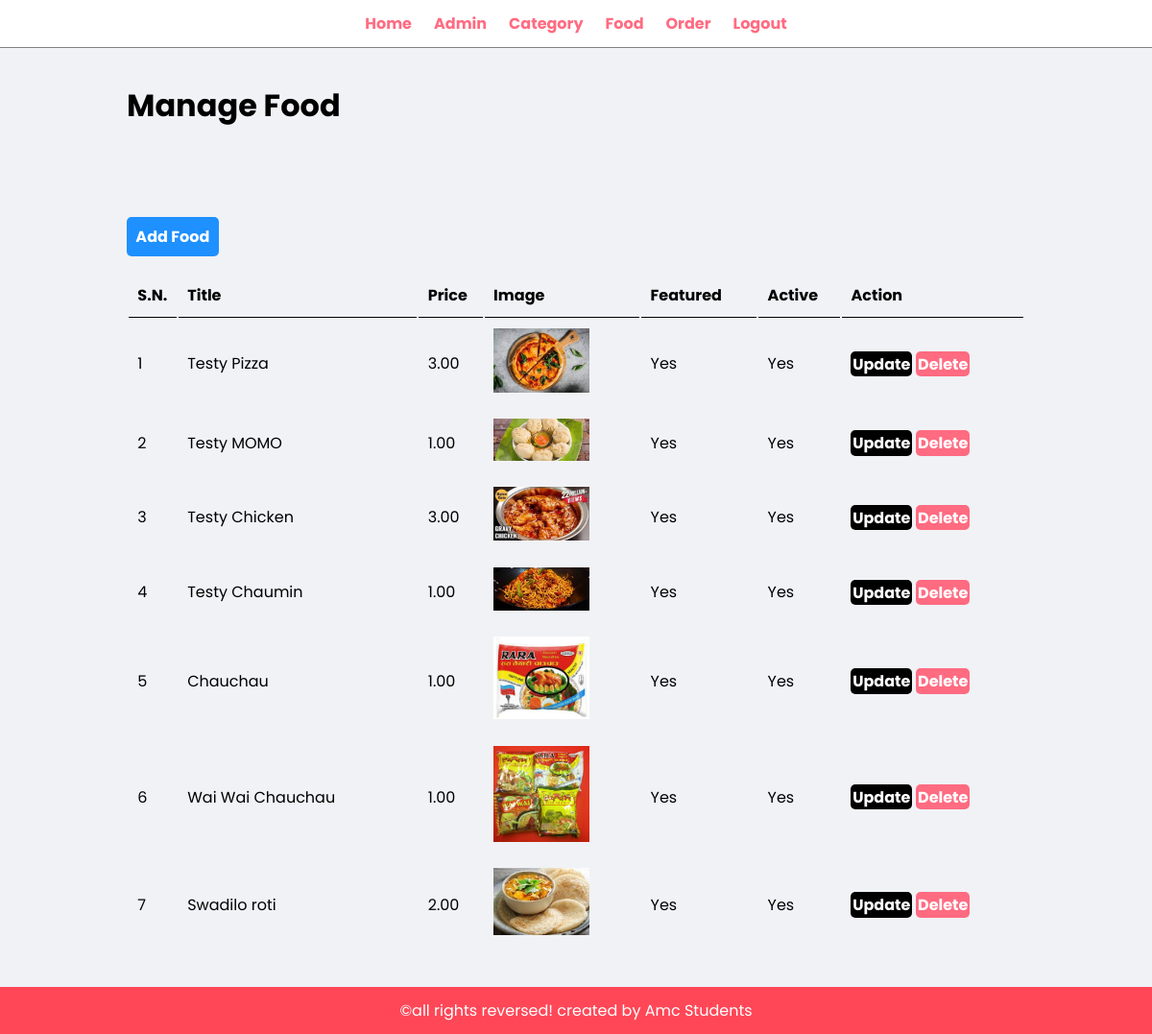
Page /admin/manage-food.php (signed in) on the committed database.
### admin/manage-food.php (the view, shortened to what this page needs)
<?php include('partials/menu.php'); ?>
<div class="main-content">
    <div class="wrapper">
        <h1>Manage Food</h1>
        <br>
        <br>
        <br><br>
        <a href="<?php echo SITEURL; ?>admin/add-food.php" class="btn-primary">Add Food</a>
        <br>
        <br>
            <table class="tbl-full">
                <tr>
                    <th>S.N.</th>
                    <th>Title</th>
                    <th>Price</th>
                    <th>Image</th>
                    <th>Featured</th>
                    <th>Active</th>
                    <th>Action</th>
                </tr>
                <?php
                    $sql = "SELECT * FROM `tbl-food`";
                    $result= mysqli_query($conn,$sql);
                    $count =mysqli_num_rows($result);
                    $sn=1;
                    if($count>0){
                        while($row= mysqli_fetch_assoc($result)){
                            $id= $row['id'];
                            $title= $row['title'];
                            $price= $row['price'];
                            $imagename= $row['image-name'];
                            $featured= $row['featured'];
                            $active= $row['active'];
                            ?>
                            <tr>
                                <td><?php echo $sn++; ?></td>
                                <td><?php echo $title; ?></td>
                                <td><?php echo $price; ?></td>
                                <td>
                                    <?php
                                        if($imagename==""){
                                            echo "<div class='error'>Image not added</div>";
                                        }else{
                                            ?>
                                                <img src="<?php echo SITEURL; ?>images/food/<?php echo $imagename; ?>" alt="" width="100px">
                                            <?php
                                        }
                                    ?>
                                </td>
                                <td><?php echo $featured; ?></td>
                                <td><?php echo $active; ?></td>
                                <td>
                                    <a href="<?php echo SITEURL; ?>admin/update-food.php?id=<?php echo $id; ?>" class="btn-secondary">Update</a>
                                    <a href="<?php echo SITEURL; ?>admin/delete-food.php?id=<?php echo $id; ?>&image-name=<?php echo $imagename; ?>" class="btn-danger">Delete</a>
                                </td>
                            </tr>
                            <?php
                        }
                    }else{
                        echo "<tr> <td colspan='7' class='error'>Food not added yet</td></tr>";
                    }
                ?>
            </table>
    </div>
</div>
<?php include('partials/footer.php'); ?>

### css/admin.css (style rules this page uses)
* { margin: 0; padding: 0; box-sizing: border-box; font-family: "Poppins", sans-serif; }
.wrapper { padding: 1%; width: 80%; margin: 0 auto; }
.tbl-full { width: 100%; }
table tr th { border-bottom: 1px solid black; padding: 1%; text-align: left; }
table tr td { padding: 1%; }
.btn-primary { background-color: #1e90ff; padding: 1%; color: white; text-decoration: none; font-weight: bold; border-radius: 5px; }
.btn-secondary { background-color: black; padding: 1%; color: white; text-decoration: none; font-weight: bold; border-radius: 5px; }
.btn-danger { background-color: #ff6b81; padding: 1%; color: white; text-decoration: none; font-weight: bold; border-radius: 5px; }
.main-content { padding: 2% 0; background-color: #f1f2f6; }

### rows in the picture
tbl-food: title "Testy Pizza", price "3.00", value (picture), featured "Yes", active "Yes"
tbl-food: title "Testy MOMO", price "1.00", value (picture), featured "Yes", active "Yes"
tbl-food: title "Testy Chicken", price "3.00", value (picture), featured "Yes", active "Yes"
tbl-food: title "Testy Chaumin", price "1.00", value (picture), featured "Yes", active "Yes"
tbl-food: title "Chauchau", price "1.00", value (picture), featured "Yes", active "Yes"
tbl-food: title "Wai Wai Chauchau", price "1.00", value (picture), featured "Yes", active "Yes"
tbl-food: title "Swadilo roti", price "2.00", value (picture), featured "Yes", active "Yes"
